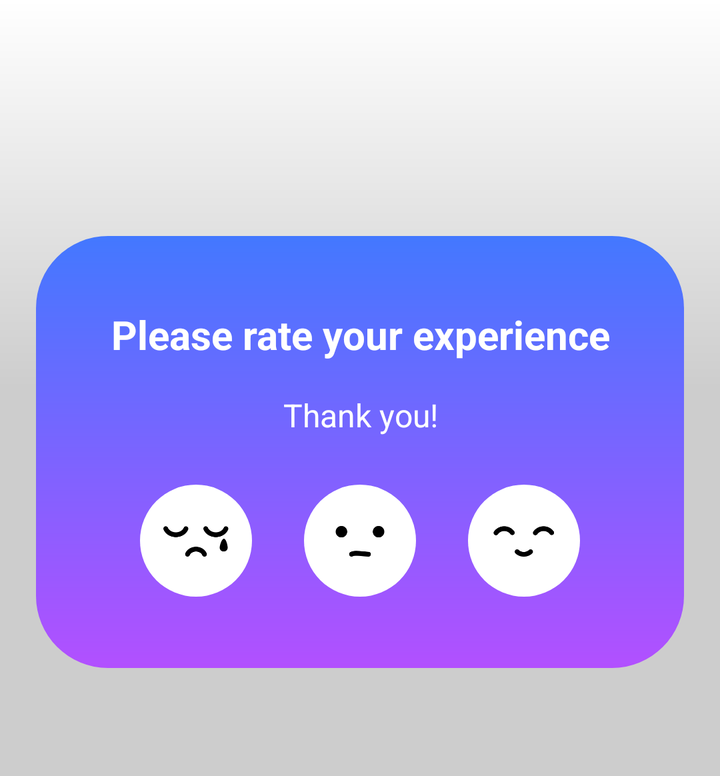
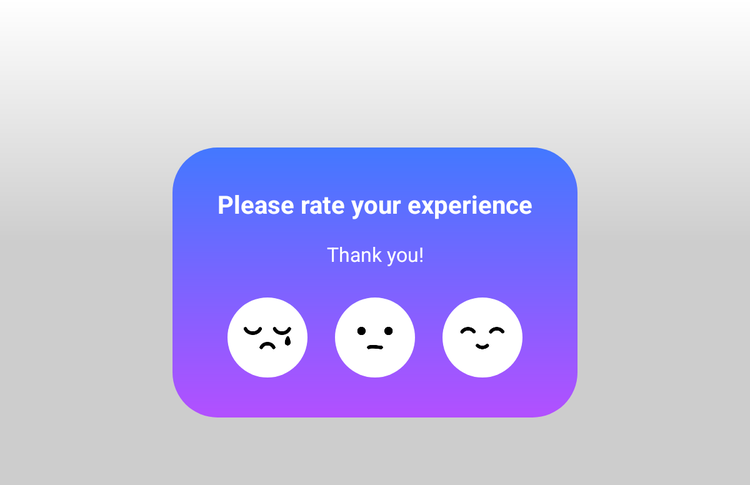

An Android layout and its configuration variant, each rendered on a device that would load it. The default file and the variant file are quoted in full after the pictures.
<!-- AndroidManifest.xml: fallback theme Theme.MaterialComponents.DayNight.NoActionBar -->
<!-- res/layout/popup_feedback.xml -->
<?xml version="1.0" encoding="utf-8"?>
<androidx.constraintlayout.widget.ConstraintLayout xmlns:android="http://schemas.android.com/apk/res/android"
    xmlns:app="http://schemas.android.com/apk/res-auto"
    android:layout_width="match_parent"
    android:layout_height="wrap_content">

    <View
        android:background="@drawable/bg_main"
        android:id="@+id/layout_bg"
        android:layout_width="match_parent"
        android:layout_height="0dp"
        app:layout_constraintTop_toTopOf="parent"
        app:layout_constraintBottom_toBottomOf="parent"
        app:layout_constraintStart_toStartOf="parent"/>

    <LinearLayout
        android:id="@+id/layout_popup"
        android:layout_width="match_parent"
        android:layout_height="0dp"
        android:layout_marginStart="18dp"
        android:layout_marginEnd="18dp"
        android:layout_marginTop="118dp"
        android:layout_marginBottom="54dp"
        android:background="@drawable/bg_layout"
        android:gravity="center"
        android:orientation="vertical"
        app:layout_constraintBottom_toBottomOf="parent"
        app:layout_constraintDimensionRatio="3:2"
        app:layout_constraintEnd_toEndOf="parent"
        app:layout_constraintStart_toStartOf="parent"
        app:layout_constraintTop_toTopOf="parent">

        <TextView
            android:layout_width="match_parent"
            android:layout_height="wrap_content"
            android:gravity="center"
            android:text="@string/txt_title_popup"
            android:textColor="@color/white"
            android:textSize="20sp"
            android:textStyle="bold" />

        <TextView
            android:layout_width="match_parent"
            android:layout_height="wrap_content"
            android:layout_marginTop="16dp"
            android:layout_marginBottom="24dp"
            android:gravity="center"
            android:text="@string/txt_thanks_you"
            android:textColor="@color/white"
            android:textSize="16sp" />

        <TableRow
            android:layout_width="match_parent"
            android:layout_height="wrap_content">

            <View
                android:layout_width="0dp"
                android:layout_height="match_parent"
                android:layout_weight="2" />

            <ImageView
                android:id="@+id/btn_sad"
                android:layout_width="?actionBarSize"
                android:layout_height="?actionBarSize"
                android:background="@drawable/bg_icon"
                android:padding="4dp"
                style="@style/ThemeMaterialButtonColor"

                android:src="@drawable/sad" />

            <View
                android:layout_width="0dp"
                android:layout_height="match_parent"
                android:layout_weight="1" />

            <ImageView
                android:id="@+id/btn_normal"
                android:layout_width="?actionBarSize"
                android:layout_height="?actionBarSize"
                android:background="@drawable/bg_icon"
                android:padding="4dp"
                style="@style/ThemeMaterialButtonColor"
                android:src="@drawable/normal" />

            <View
                android:layout_width="0dp"
                android:layout_height="match_parent"
                android:layout_weight="1" />

            <ImageView
                android:id="@+id/btn_happy"
                style="@style/ThemeMaterialButtonColor"
                android:layout_width="?actionBarSize"
                android:layout_height="?actionBarSize"
                android:background="@drawable/bg_icon"
                android:padding="4dp"
                android:src="@drawable/happy" />

            <View
                android:layout_width="0dp"
                android:layout_height="match_parent"
                android:layout_weight="2" />

        </TableRow>

    </LinearLayout>

    

</androidx.constraintlayout.widget.ConstraintLayout>
<!-- resources referenced by this layout -->
<resources>
  <color name="white">#FFFFFFFF</color>
  <!-- drawable bg_icon (drawable) -->
  <?xml version="1.0" encoding="utf-8"?>
  <shape xmlns:android="http://schemas.android.com/apk/res/android"
      android:shape="oval">
  
      <size android:height="100dp"
          android:width="100dp"/>
  
      <solid android:color="@color/white"/>
  
  </shape>
  <!-- drawable bg_layout (drawable) -->
  <?xml version="1.0" encoding="utf-8"?>
  <shape xmlns:android="http://schemas.android.com/apk/res/android"
      android:shape="rectangle">
  
      <gradient
          android:angle="-90"
          android:endColor="#B250FF"
          android:startColor="#4378FF" />
  
      <corners android:radius="36dp" />
  
  </shape>
  <!-- drawable bg_main (drawable) -->
  <?xml version="1.0" encoding="utf-8"?>
  <shape xmlns:android="http://schemas.android.com/apk/res/android">
      <gradient android:startColor="#32000000"
          android:endColor="@android:color/transparent"
          android:centerColor="#32000000"
          android:angle="90"/>
  </shape>
  <!-- drawable happy: png bitmap (drawable, 6000 bytes) -->
  <!-- drawable normal: png bitmap (drawable, 5008 bytes) -->
  <!-- drawable sad: png bitmap (drawable, 6596 bytes) -->
  <string name="txt_thanks_you">Thank you!</string>
  <string name="txt_title_popup">Please rate your experience</string>
  <style name="ThemeMaterialButtonColor" parent="Base.Widget.AppCompat.Button">
          <item name="colorButtonNormal">@color/white</item>
          <item name="android:outlineProvider">bounds</item>
          <item name="android:stateListAnimator">@null</item>
          <item name="elevation">0dp</item>
      </style>
</resources>
<!-- res/layout-sw600dp/popup_feedback.xml (the repository's variant of the layout above) -->
<!-- drawn on a 7-inch tablet held upright -->
<?xml version="1.0" encoding="utf-8"?>
<androidx.constraintlayout.widget.ConstraintLayout xmlns:android="http://schemas.android.com/apk/res/android"
    xmlns:app="http://schemas.android.com/apk/res-auto"
    android:layout_width="match_parent"
    android:layout_height="wrap_content">

    <View
        android:id="@+id/layout_bg"
        android:layout_width="match_parent"
        android:layout_height="0dp"
        android:background="@drawable/bg_main"
        app:layout_constraintBottom_toBottomOf="parent"
        app:layout_constraintStart_toStartOf="parent"
        app:layout_constraintTop_toTopOf="parent" />

    <LinearLayout
        android:id="@+id/layout_popup"
        android:layout_width="0dp"
        android:layout_height="0dp"
        android:layout_marginStart="18dp"
        android:layout_marginTop="118dp"
        android:layout_marginEnd="18dp"
        android:layout_marginBottom="54dp"
        android:background="@drawable/bg_layout"
        android:gravity="center"
        android:orientation="vertical"
        app:layout_constraintBottom_toBottomOf="parent"
        app:layout_constraintDimensionRatio="3:2"
        app:layout_constraintEnd_toEndOf="@id/guideline3"
        app:layout_constraintStart_toStartOf="@id/guideline2"
        app:layout_constraintTop_toTopOf="parent">

        <TextView
            android:layout_width="match_parent"
            android:layout_height="wrap_content"
            android:gravity="center"
            android:text="@string/txt_title_popup"
            android:textColor="@color/white"
            android:textSize="20sp"
            android:textStyle="bold" />

        <TextView
            android:layout_width="match_parent"
            android:layout_height="wrap_content"
            android:layout_marginTop="16dp"
            android:layout_marginBottom="24dp"
            android:gravity="center"
            android:text="@string/txt_thanks_you"
            android:textColor="@color/white"
            android:textSize="16sp" />

        <TableRow
            android:layout_width="match_parent"
            android:layout_height="wrap_content">

            <View
                android:layout_width="0dp"
                android:layout_height="match_parent"
                android:layout_weight="2" />

            <ImageView
                android:id="@+id/btn_sad"
                android:layout_width="?actionBarSize"
                android:layout_height="?actionBarSize"
                android:background="@drawable/bg_icon"
                android:elevation="0dp"
                android:padding="4dp"
                android:src="@drawable/sad" />

            <View
                android:layout_width="0dp"
                android:layout_height="match_parent"
                android:layout_weight="1" />

            <ImageView
                android:id="@+id/btn_normal"
                android:layout_width="?actionBarSize"
                android:layout_height="?actionBarSize"
                android:background="@drawable/bg_icon"
                android:elevation="0dp"
                android:padding="4dp"
                android:src="@drawable/normal" />

            <View
                android:layout_width="0dp"
                android:layout_height="match_parent"
                android:layout_weight="1" />

            <ImageView
                android:id="@+id/btn_happy"
                android:layout_width="?actionBarSize"
                android:layout_height="?actionBarSize"
                android:background="@drawable/bg_icon"
                android:elevation="0dp"
                android:padding="4dp"
                android:src="@drawable/happy" />

            <View
                android:layout_width="0dp"
                android:layout_height="match_parent"
                android:layout_weight="2" />

        </TableRow>

    </LinearLayout>

    <androidx.constraintlayout.widget.Guideline
        android:id="@+id/guideline2"
        android:layout_width="wrap_content"
        android:layout_height="wrap_content"
        android:orientation="vertical"
        app:layout_constraintGuide_begin="0dp"
        app:layout_constraintGuide_percent="0.2" />

    <androidx.constraintlayout.widget.Guideline
        android:id="@+id/guideline3"
        android:layout_width="wrap_content"
        android:layout_height="wrap_content"
        android:orientation="vertical"
        app:layout_constraintGuide_begin="0dp"
        app:layout_constraintGuide_percent="0.8" />

    

</androidx.constraintlayout.widget.ConstraintLayout>
<!-- resources referenced by the variant -->
<!-- as a 7-inch tablet held upright resolves them -->
<resources>
  <color name="white">#FFFFFFFF</color>
  <!-- drawable bg_icon (drawable) -->
  <?xml version="1.0" encoding="utf-8"?>
  <shape xmlns:android="http://schemas.android.com/apk/res/android"
      android:shape="oval">
  
      <size android:height="100dp"
          android:width="100dp"/>
  
      <solid android:color="@color/white"/>
  
  </shape>
  <!-- drawable bg_layout (drawable) -->
  <?xml version="1.0" encoding="utf-8"?>
  <shape xmlns:android="http://schemas.android.com/apk/res/android"
      android:shape="rectangle">
  
      <gradient
          android:angle="-90"
          android:endColor="#B250FF"
          android:startColor="#4378FF" />
  
      <corners android:radius="36dp" />
  
  </shape>
  <!-- drawable bg_main (drawable) -->
  <?xml version="1.0" encoding="utf-8"?>
  <shape xmlns:android="http://schemas.android.com/apk/res/android">
      <gradient android:startColor="#32000000"
          android:endColor="@android:color/transparent"
          android:centerColor="#32000000"
          android:angle="90"/>
  </shape>
  <!-- drawable happy: png bitmap (drawable, 6000 bytes) -->
  <!-- drawable normal: png bitmap (drawable, 5008 bytes) -->
  <!-- drawable sad: png bitmap (drawable, 6596 bytes) -->
  <string name="txt_thanks_you">Thank you!</string>
  <string name="txt_title_popup">Please rate your experience</string>
</resources>
